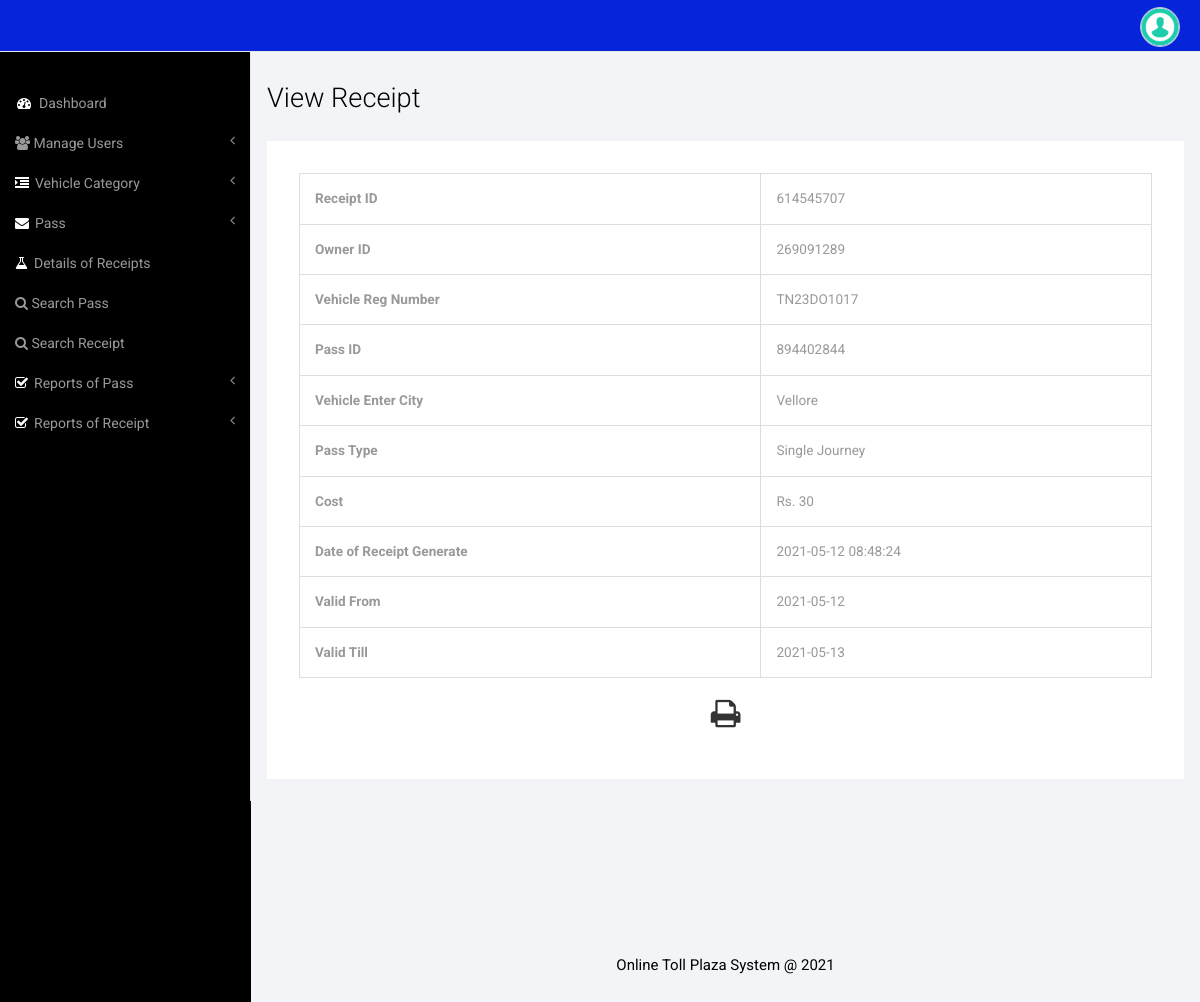
The app's page /admin/view-receipt.php?viewid=614545707 (signed in) with its own data.
### tables this page shows
CREATE TABLE `receipt` (
  `ID` int(10) NOT NULL,
  `OwnerId` int(11) DEFAULT NULL,
  `VehicleNumber` varchar(120) DEFAULT NULL,
  `PassType` varchar(120) NOT NULL,
  `PassID` varchar(50) DEFAULT NULL,
  `EnterVehiclecity` varchar(120) DEFAULT NULL,
  `Cost` varchar(120) DEFAULT NULL,
  `CreationDate` timestamp NULL DEFAULT CURRENT_TIMESTAMP,
  `valfrom` date NOT NULL,
  `valto` date NOT NULL
);

### admin/view-receipt.php (the view, shortened to what this page needs)
<?php
include('includes/dbconnection.php');
if (strlen($_SESSION['ttmsaid']==0)) {
  header('location:logout.php');
  } else {
  ?>
<!DOCTYPE HTML>
<html>
<head>
<link href="css/bootstrap.min.css" rel='stylesheet' type='text/css' />
<link href="css/style.css" rel='stylesheet' type='text/css' />
<link href="css/font-awesome.css" rel="stylesheet">
</head>
<body>
<div id="wrapper">
        <?php include_once('includes/sidebar.php');?>
        <?php include_once('includes/header.php');?>
        <div id="page-wrapper">
        <div class="col-md-12 graphs">
	   <div class="xs">
  	    <h3>View Receipt</h3>
  	    <div class="well1 white" id="exampl">
  <?php
$vid=$_GET['viewid'];
$ret=mysqli_query($con,"select * from receipt where ID='$vid'");
while ($row=mysqli_fetch_array($ret)) {
?>
          <fieldset>
             <table border="1" class="table table-bordered mg-b-0" width="100%">
              <tr>
    <th>Receipt ID</th>
    <td><?php echo $row['ID'];?></td>
  </tr>
  <tr>
    <th>Owner ID</th>
    <td><?php echo $row['OwnerId'];?></td>
  </tr>
    <tr>
    <th>Vehicle Reg Number</th>
    <td><?php echo $row['VehicleNumber'];?></td>
  </tr>
  <tr>
    <th>Pass ID</th>
    <td><?php echo $row['PassID'];?></td>
  </tr>
  <tr>
    <th>Vehicle Enter City</th>
    <td><?php echo $row['EnterVehiclecity'];?></td>
  </tr>
  <tr>
    <th>Pass Type</th>
    <td><?php echo $row['PassType'];?></td>
  </tr>
  <tr>
    <th>Cost</th>
    <td><?php echo  "Rs. {$row['Cost']}" ;?></td>
  </tr>
  <tr>
    <th>Date of Receipt Generate</th>
    <td><?php echo $row['CreationDate'];?></td>
  </tr>
  <tr>
    <th>Valid From</th>
    <td><?php echo $row['valfrom'];?></td>
  </tr>
  <tr>
    <th>Valid Till</th>
    <td><?php echo $row['valto'];?></td>
  </tr>
         <?php } ?>
       </table>
            <div class="form-group">
           <p style="margin-top:1%"  align="center">
  <i class="fa fa-print fa-2x" style="cursor: pointer;"  OnClick="CallPrint(this.value)" ></i>
</p>
     </div>
          </fieldset>
      </div>
    </div>
    <?php include_once('includes/footer.php');?>
   </div>
      </div>
   </div>
<link href="css/custom.css" rel="stylesheet">
</body>
</html>
<?php } ?>

### admin/css/style.css (style rules this page uses)
h4, h5, h6, h1, h2, h3 { margin-top: 0; }
p { margin: 0; }
html, body { font-family: 'Roboto', sans-serif; font-size: 100%; background:#000; overflow-x: hidden; }
.graphs { padding: 2em 1em; background: #f2f4f8; font-family: 'Roboto', sans-serif; }
.xs h3, .widget_head { color:#000; font-size:1.7em; font-weight:300; margin-bottom: 1em; }
.table > thead > tr > th, .table > tbody > tr > th, .table > tfoot > tr > th, .table > thead > tr > td, .table > tbody > tr > td, .table > tfoot > tr > td { border-top: none !important; }
.well1 { background:#fff; padding:2em; }
.table > thead > tr > th, .table > tbody > tr > th, .table > tfoot > tr > th, .table > thead > tr > td, .table > tbody > tr > td, .table > tfoot > tr > td { font-size: 0.85em; color: #999; }
.table td, .table>tbody>tr>td, .table>tbody>tr>th, .table>tfoot>tr>td, .table>tfoot>tr>th, .table>thead>tr>td, .table>thead>tr>th { padding:15px !important; }

### admin/css/custom.css (style rules this page uses)
#wrapper { width: 100%; }
#page-wrapper { min-height: 568px; background-color: #fff; }
@media (min-width:768px) { #page-wrapper { position: inherit; margin: 0 0 0 250px; border-left: 1px solid #e7e7e7; } }

### records on screen
receipt: ID "614545707", OwnerId "269091289", VehicleNumber "TN23DO1017", PassID "894402844", EnterVehiclecity "Vellore", PassType "Single Journey", Cost "30", CreationDate "2021-05-12 08:48:24", valfrom "2021-05-12", valto "2021-05-13"
